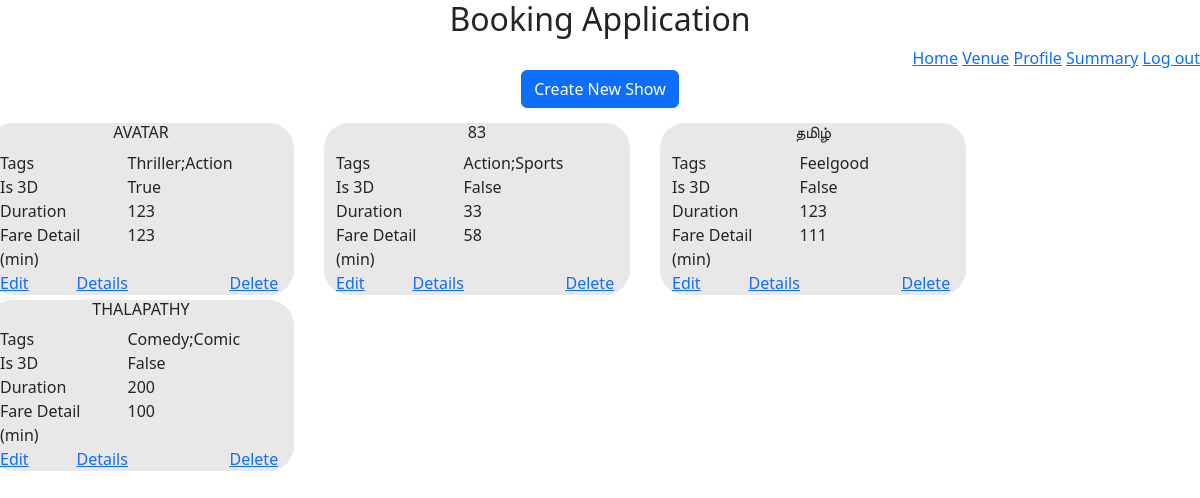
Page /admin/2/show on the committed database.
### models/module.py (models this page shows)
class Show(db.Model):
    show_id = db.Column(db.Integer, autoincrement=True, primary_key=True)
    show_name = db.Column(db.String(64), unique=True, nullable=False)
    min_fare = db.Column(db.Integer, nullable=False)
    duration = db.Column(db.Integer, nullable=False)
    is3d = db.Column(db.Boolean, nullable=False)
    tags = db.relationship("Showtag", backref="shows")

### application/controllers/showAdmin.py (the view)
@app.route("/admin/<int:a_id>/show", methods={"GET", "POST"})
def showHome(a_id):
    if "showError" in session:
        flash(
            "There is Still this show allocated to some Venue. So you are not allowed to delete the show",
            "danger",
        )
        session.pop("showError")
    allShow = Show.query.all()
    finalShow = []
    for eachShow in allShow:
        innerjson = {}
        innerjson["show_id"] = eachShow.show_id
        innerjson["show_name"] = eachShow.show_name
        innerjson["min_fare"] = eachShow.min_fare
        innerjson["duration"] = eachShow.duration
        innerjson["is3d"] = eachShow.is3d
        alltags = Showtag.query.filter_by(show_id=eachShow.show_id).all()
        a = ""
        for each in alltags:
            a = a + each.tags + ";"
        innerjson["tags"] = a[:-1]
        finalShow.append(innerjson)
    return render_template("admin/showAdmin.html", allShow=finalShow, adminId=a_id)

### templates/admin/showAdmin.html (shortened to what this page needs)
<!DOCTYPE html>
<html>
<head>
  <header style="text-align: center">
    <h2>Booking Application</h2>
  </header>
  <link href="https://cdn.jsdelivr.net/npm/bootstrap@5.3.0-alpha1/dist/css/bootstrap.min.css" rel="stylesheet"
 />
</head>
<body>
  <div style="text-align: right">
    <a href="/admin/{{adminId}}/home">Home</a>
    <a href="/admin/{{adminId}}/venue">Venue</a>
    <a href="/admin/{{adminId}}/profile">Profile</a>
    <a href="/admin/{{adminId}}/summary">Summary</a>
    <a href="/admin/login">Log out</a>
  </div>
  <div style="text-align: center;">
    <a href="/admin/{{adminId}}/show/create" class="btn btn-primary">Create New Show</a>
  </div>
  <div class="row" style="margin-top: 10px">
    {%for each in allShow%}
    <div id="small" class="col-md-3">
      <div class="container">
        <div class="row">
          <div class="col  text-center text-uppercase">
            <h6>{{each.show_name}}</h6>
          </div>
        </div>
      </div>
      <div class="row">
        <div class="col-md-5">
          <label>Tags</label><br />
        </div>
        <div class="col text-capitalize">
          <label>{{each.tags}}</label><br />
        </div>
      </div>
      <div class="row">
        <div class="col-md-5">
          <label>Is 3D</label><br />
        </div>
        <div class="col text-capitalize">
          <label>{{each.is3d}}</label><br />
        </div>
      </div>
      <div class="row">
        <div class="col-md-5">
          <label>Duration</label><br />
        </div>
        <div class="col text-capitalize">
          <label>{{each.duration}}</label><br />
        </div>
      </div>
      <div class="row">
        <div class="col-md-5">
          <label>Fare Detail (min)</label><br />
        </div>
        <div class="col text-capitalize">
          <label>{{each.min_fare}}</label><br />
        </div>
      </div>
      <div class="row">
        <div class="col ">
          <a href="/admin/{{adminId}}/show/{{each.show_id}}/edit">Edit</a>
        </div>
        <div class="col ">
          <a href="/admin/{{adminId}}/show/{{each.show_id}}/details">Details</a>
        </div>
        <div class="col "></div>
        <div class="col ">
          <a onclick="return window.confirm('You are not allowed to delete if there is any allocation. Deleting non-allocated  Show, will also delete all the rating of Show. Are you sure, you want to delete it?')"
            href="/admin/{{adminId}}/show/{{each.show_id}}/delete">Delete</a>
        </div>
      </div>
    </div>
    {%endfor%}
  </div>
</body>
</html>

### templates/admin/showAdmin.html (style rules this page uses)
#small { margin-right: 30px; margin-top: 5px; border-radius: 25px; background-color: #e9e7e7; }

### rows in the picture
Show: show_name "AVATAR", tags "Thriller;action", is3d "True", duration "123", min_fare "123"
Show: show_name "83", tags "Action;sports", is3d "False", duration "33", min_fare "58"
Show: show_name "தமிழ்", tags "Feelgood", is3d "False", duration "123", min_fare "111"
Show: show_name "THALAPATHY", tags "Comedy;comic", is3d "False", duration "200", min_fare "100"
